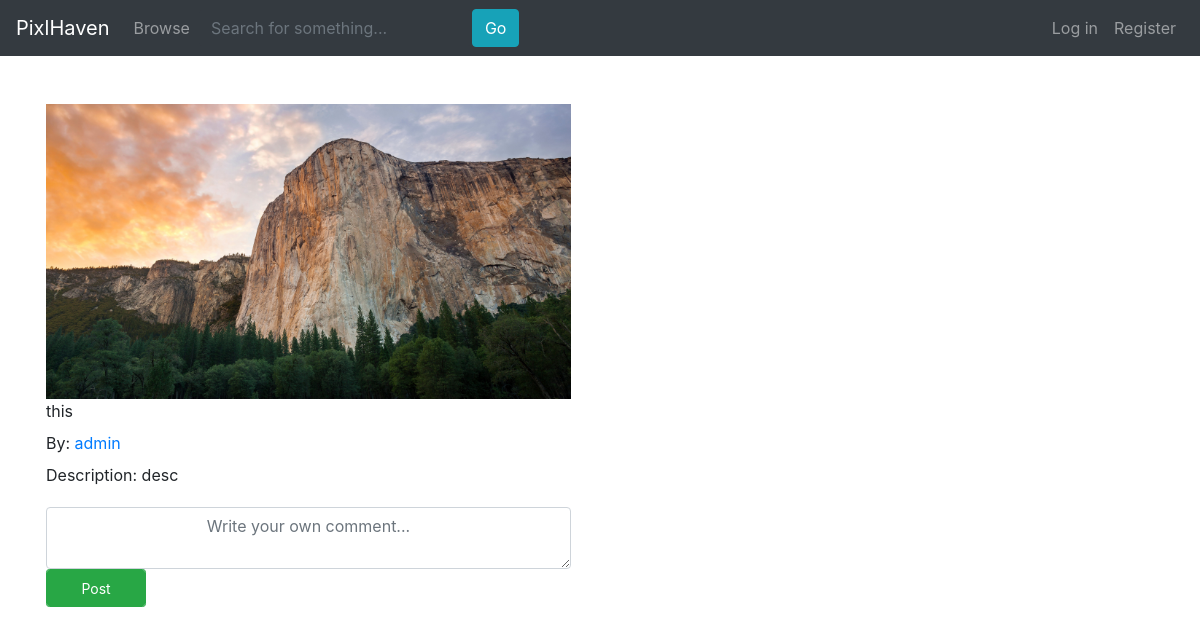
The page /user/admin/20181123191243 on the database as committed earlier.
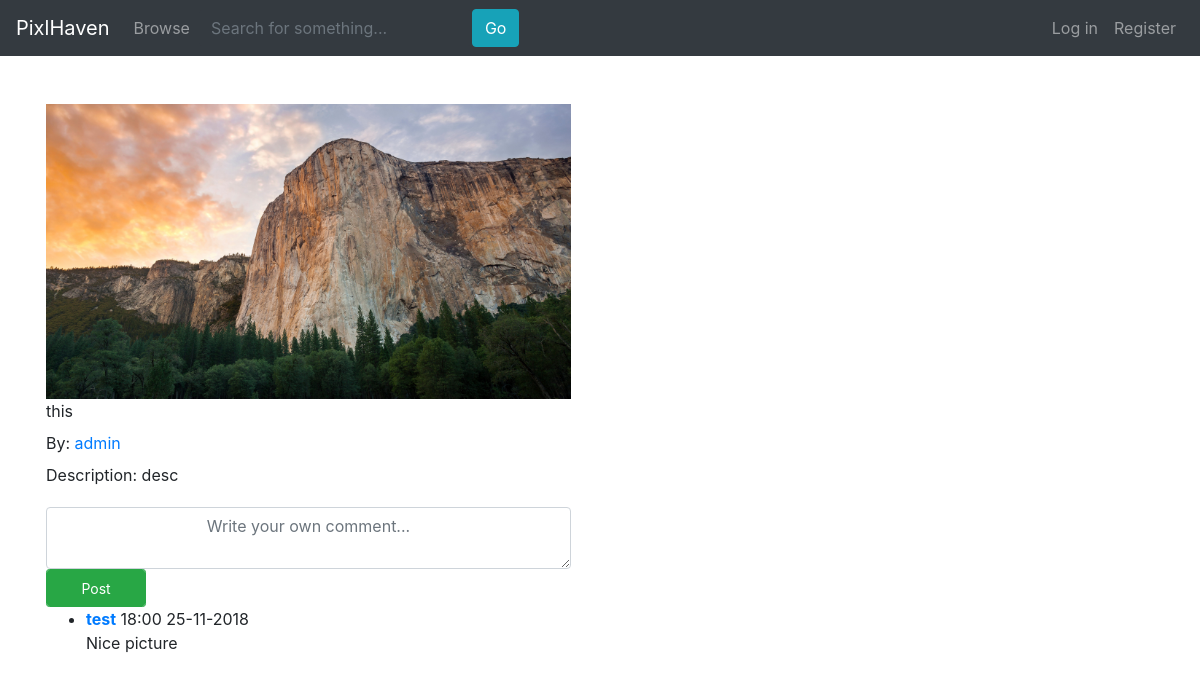
The same page on the database as committed later.
### tables this page shows
CREATE TABLE gallery (
            username TEXT NOT NULL,
            date_uploaded TEXT NOT NULL,
            title TEXT NOT NULL,
            description TEXT,
            PRIMARY KEY (username, date_uploaded),
            FOREIGN KEY (username) REFERENCES users (username)
        );

CREATE TABLE comments (
            username TEXT NOT NULL,
            author TEXT NOT NULL,
            date_uploaded TEXT NOT NULL,
            date_added TEXT NOT NULL,
            message TEXT NOT NULL,
            PRIMARY KEY (username, author, date_uploaded, date_added),
            FOREIGN KEY (username) REFERENCES users (username),
            FOREIGN KEY (author) REFERENCES users (username),
            FOREIGN KEY (author, date_uploaded) REFERENCES gallery (username, date_uploaded)
        );

### main.py (the view, shortened to what this page needs)
@app.route('/user/<urluser>/<urltitle>', methods=['GET', 'POST'])
def picture(urluser=None, urltitle=None):
    picture = get_picture(urluser, urltitle)
    if not picture:
        return redirect(url_for('user', urluser=urluser))
    comments = get_comments(urluser, urltitle)
    favourites = []
    if logged_in():
        fav = get_favourites(get_user()['username'])
        if fav:
            for f in fav:
                favourites.append(f['author'] + f['date_uploaded'])
    return render_template('picture.html', pagetitle=urltitle, user=get_user(), picture=picture, comments=comments, favourites=favourites)

### database.py (called while the page is built)
def get_picture(username, date):
    table_get_picture = 'SELECT username, date_uploaded, title, description FROM gallery WHERE username = ? AND date_uploaded = ?;'
    conn = sqlite3.connect(db_file)
    cur = conn.cursor()
    cur.execute(table_get_picture, [username, date])
    p = cur.fetchone()
    cur.close()
    conn.commit()
    conn.close()
    if not p:
        return None
    return {
        'author': p[0],
        'date_uploaded': p[1],
        'title': p[2],
        'description': p[3]
    }

def get_comments(author, date_uploaded):
    table_get_comments = 'SELECT username, author, date_uploaded, date_added, message FROM comments WHERE author = ? AND date_uploaded = ? ORDER BY date_added DESC;'
    conn = sqlite3.connect(db_file)
    cur = conn.cursor()
    cur.execute(table_get_comments, [author, date_uploaded])
    comments = cur.fetchall()
    cur.close()
    conn.commit()
    conn.close()
    if not comments:
        return None
    output = []
    for c in comments:
        output.append({
            'username': c[0],
            'author': c[1],
            'date_uploaded': c[2],
            'date_added': c[3],
            'message': c[4]
        })
    return output

### main.py (called while the page is built, shortened)
def get_formatted_time(etime):
    return datetime.utcfromtimestamp(etime).strftime('%H:%M %d-%m-%Y')

def get_epoch_time(ftime):
    return time.mktime(time.strptime(ftime, '%Y%m%d%H%M%S'))

def logged_in():
    return 'username' in session

def get_user(username=None):
    user = None
    if username:
        user = database.get_user(username)
    elif logged_in():
        user = database.get_user(session['username'])
    else:
        return None

def get_picture(user, date):
    picture = database.get_picture(user, date)
    if not picture:
        return None
    file = url_for('static', filename='uploads/' + picture['author'] + '/' + picture['date_uploaded'] + '.png')
    return {
        'file': file,
        'author': picture['author'],
        'date_uploaded': picture['date_uploaded'],
        'date_uploaded_formatted': get_formatted_time(get_epoch_time(picture['date_uploaded'])),
        'title': picture['title'],
        'description': picture['description'],
    }

### templates/picture.html (shortened to what this page needs)
{% extends 'base.html' %}
{% block content %}
<div class="col settings-centre">
    <div class="row">
        <img src="{{ picture['file'] }}" width="100%">
    </div>
    <div class="row">
        <div class="col">
            <div class="row">
                <label>{{ picture['title'] }}</label>
            </div>
            <div class="row">
                <label>By: <a href="{{ url_for('user', urluser=picture['author']) }}">{{ picture['author'] }}</a></label>
            </div>
            <div class="row">
                <p>Description: {{ picture['description'] }}</p>
            </div>
        </div>
    </div>
    <div class="row">
        <form method="POST">
            <textarea class="form-control form-text text-center" cols="64" name="message" placeholder="Write your own comment..." rows="2" required></textarea>
            <button class="btn btn-sm btn-success form-control" style="max-width: 100px;" type="submit">Post</button>
        </form>
    </div>
    <div class="row">
        <ul>
            {% if comments %}
            {% for comment in comments %}
            <li>
                <strong><a href="{{ url_for('user', urluser=comment['username']) }}">{{ comment['username'] }}</a></strong> {{ comment['date_added_formatted'] }}
                <br>
                {{ comment['message'] }}
            </li>
            {% endfor %}
            {% endif %}
        </ul>
    </div>
</div>
{% endblock %}

### templates/base.html (shortened to what this page needs)
<!DOCTYPE html>
<html>
	<head>
		<link rel="stylesheet" href="https://stackpath.bootstrapcdn.com/bootstrap/4.1.3/css/bootstrap.min.css">
		<link rel="stylesheet" href="{{ url_for('static', filename='css/base.css') }}">
	</head>
	<body>
		<nav class="navbar navbar-expand-lg navbar-dark bg-dark">
			<a class="navbar-brand" href="{{ url_for('home') }}">PixlHaven</a>
			<div class="collapse navbar-collapse" id="navbarSupportedContent">
				<ul class="navbar-nav mr-auto">
					<a class="nav-link" href="{{ url_for('browse') }}">Browse</a>
					<form class="navbar-form navbar-left form-inline my-2 my-lg-0" action="/search/" method="post" name="form">
						<div class="form-group">
							<input type="text" class="btn-dark form-search form-control" name="search" id="search" placeholder="Search for something...">
						</div>
						<button type="submit" name="submit" id="submit" class="btn btn-info">Go</button>
					</form>
				</ul>
				<ul class="navbar-nav">
					{% if user %}
					<a class="nav-link" href="{{ url_for('user', urluser=user['username']) }}">{{ user['username'] }}</a>
					<a class="nav-link" href="{{ url_for('gallery', urluser=user['username']) }}">Gallery</a>
					<a class="nav-link" href="{{ url_for('favourites', urluser=user['username']) }}">Favourites</a>
					<a class="nav-link" href="{{ url_for('friends', urluser=user['username']) }}">Friends</a>
					<a class="nav-link" href="{{ url_for('upload') }}">Upload</a>
					<a class="nav-link" href="{{ url_for('settings') }}">Settings</a>
					<a class="nav-link" href="{{ url_for('logout') }}">Log out</a>
					{% else %}
					<a class="nav-link" href="{{ url_for('login') }}">Log in</a>
					<a class="nav-link" href="{{ url_for('register') }}">Register</a>
					{% endif %}
				</ul>
			</div>
		</nav>
		<main role="main" class="container">
			{% block content %}
			{% endblock %}
		</main>
	</body>
</html>

### static/css/base.css (style rules this page uses)
main { margin: 32px }
.settings-centre { display: inline-block; margin: 8px; max-width: 511px; padding: 8px; }

Rows that differ between the two databases and show on the page:
added comments: username "test", date_added_formatted "18:00 25-11-2018", message "Nice picture"
